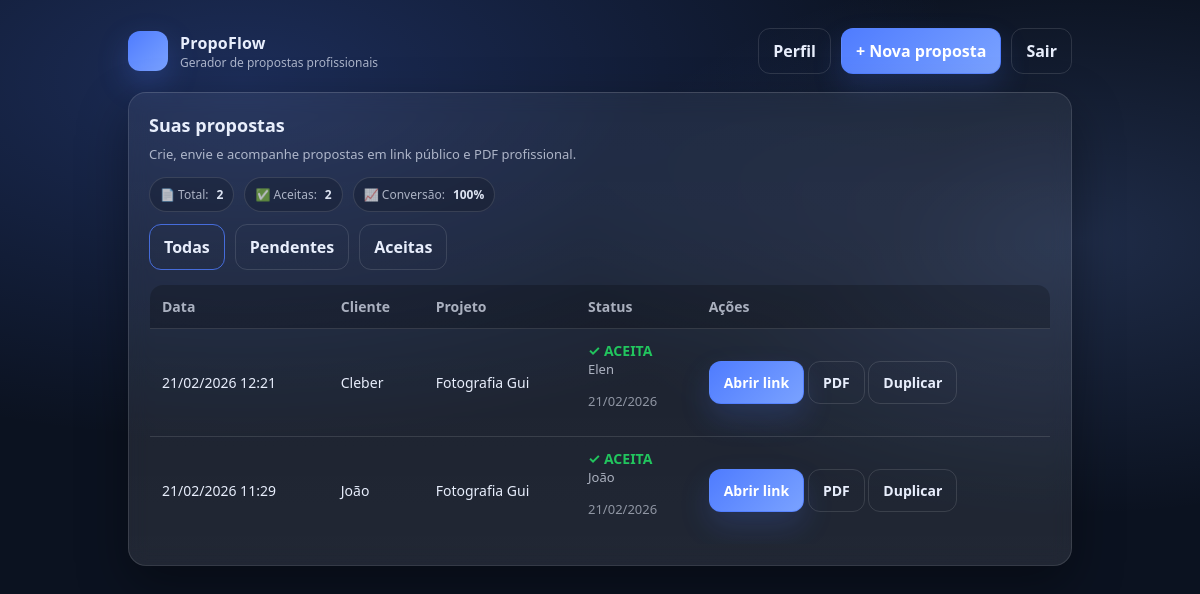
The app's page /dashboard (signed in) with its own data.
### models.py (models this page shows)
class Proposal(Base):
    __tablename__ = "proposals"
    id = Column(Integer, primary_key=True, index=True)
    public_id = Column(String(16), unique=True, index=True, nullable=False, default=lambda: uuid.uuid4().hex[:12])
    client_name = Column(String(255), nullable=False)
    project_name = Column(String(255), nullable=False)
    description = Column(Text, nullable=False)
    price = Column(String(50), nullable=False)
    deadline = Column(String(100), nullable=False)
    created_at = Column(DateTime, default=datetime.utcnow)
    accepted_at = Column(DateTime, nullable=True)
    accepted_name = Column(String(255), nullable=True)
    accepted_email = Column(String(255), nullable=True)
    owner_id = Column(Integer, ForeignKey("users.id"), nullable=False)
    owner = relationship("User", back_populates="proposals")

### app.py (the view)
@app.get("/dashboard", response_class=HTMLResponse)
def dashboard(request: Request, status: str = "all", db: Session = Depends(get_db)):
    user = get_current_user(request, db)
    if not user:
        return RedirectResponse("/login", status_code=302)
    q = db.query(Proposal).filter(Proposal.owner_id == user.id)
    if status == "accepted":
        q = q.filter(Proposal.accepted_at.isnot(None))
    elif status == "pending":
        q = q.filter(Proposal.accepted_at.is_(None))
    proposals = q.order_by(Proposal.created_at.desc()).all()
    total = db.query(Proposal).filter(Proposal.owner_id == user.id).count()
    accepted = db.query(Proposal).filter(
        Proposal.owner_id == user.id,
        Proposal.accepted_at.isnot(None)
    ).count()
    rate = 0
    if total > 0:
        rate = round((accepted / total) * 100)
    return templates.TemplateResponse("dashboard.html", {
        "request": request,
        "user": user,
        "proposals": proposals,
        "total": total,
        "accepted": accepted,
        "rate": rate,
        "status": status
    })

### templates/dashboard.html (shortened to what this page needs)
<!doctype html>
<html>
<head>
  <link rel="stylesheet" href="/static/style.css">
</head>
<body>
  <div class="container">
    <div class="nav">
      <div class="brand">
        <div class="logo"></div>
        <div>
          <h1>PropoFlow</h1>
          <p>Gerador de propostas profissionais</p>
        </div>
      </div>
      <div class="actions">
        <a class="btn btn-ghost" href="/profile">Perfil</a>
        <a class="btn" href="/proposals/new">+ Nova proposta</a>
        <a class="btn btn-ghost" href="/logout">Sair</a>
      </div>
    </div>
    <div class="card">
      <h2 class="h2">Suas propostas</h2>
      <p class="small">Crie, envie e acompanhe propostas em link público e PDF profissional.</p>
      <div style="display:flex; gap:10px; flex-wrap:wrap; margin: 12px 0 12px;">
        <span class="pill">📄 Total: <b style="color: rgba(232,238,252,0.95);">{{ total }}</b></span>
        <span class="pill">✅ Aceitas: <b style="color: rgba(232,238,252,0.95);">{{ accepted }}</b></span>
        <span class="pill">📈 Conversão: <b style="color: rgba(232,238,252,0.95);">{{ rate }}%</b></span>
      </div>
      <div style="display:flex; gap:10px; flex-wrap:wrap; margin: 0 0 14px;">
        <a class="btn btn-ghost" href="/dashboard?status=all"
           style="{% if status == 'all' %}border-color: rgba(79,124,255,0.8);{% endif %}">
          Todas
        </a>
        <a class="btn btn-ghost" href="/dashboard?status=pending"
           style="{% if status == 'pending' %}border-color: rgba(79,124,255,0.8);{% endif %}">
          Pendentes
        </a>
        <a class="btn btn-ghost" href="/dashboard?status=accepted"
           style="{% if status == 'accepted' %}border-color: rgba(79,124,255,0.8);{% endif %}">
          Aceitas
        </a>
      </div>
      {% if proposals|length == 0 %}
        <p class="small">
          Nenhuma proposta encontrada neste filtro.
          <a href="/proposals/new">Criar nova proposta</a>.
        </p>
      {% else %}
        <table class="table">
          <tr>
            <th>Data</th>
            <th>Cliente</th>
            <th>Projeto</th>
            <th>Status</th>
            <th>Ações</th>
          </tr>
          {% for p in proposals %}
          <tr>
            <td>{{ p.created_at.strftime("%d/%m/%Y %H:%M") }}</td>
            <td>{{ p.client_name }}</td>
            <td>{{ p.project_name }}</td>
            <td>
              {% if p.accepted_at %}
                <span style="color:#22c55e; font-weight:700;">✓ ACEITA</span>
                <div class="small">{{ p.accepted_name }}</div>
                <div class="small" style="opacity:0.8;">{{ p.accepted_at.strftime("%d/%m/%Y") }}</div>
              {% else %}
                <span class="small">Pendente</span>
              {% endif %}
            </td>
            <td>
              <a class="btn" href="/p/{{ p.public_id }}">Abrir link</a>
              <a class="btn btn-ghost" href="/p/{{ p.public_id }}/pdf">PDF</a>
              <a class="btn btn-ghost" href="/proposals/{{ p.id }}/duplicate">Duplicar</a>
            </td>
          </tr>
          {% endfor %}
        </table>
      {% endif %}
    </div>
  </div>
</body>
</html>

### static/style.css (style rules this page uses)
:root { --bg: #0b1220; --card: rgba(255,255,255,0.06); --card2: rgba(255,255,255,0.09); --text: #e8eefc; --muted: rgba(232,238,252,0.7); --line: rgba(255,255,255,0.12); --primary: #4f7cff; --primary2: #7aa2ff; --danger: #ff5d5d; }
* { box-sizing: border-box; }
body { margin:0; font-family: ui-sans-serif, system-ui, -apple-system, Segoe UI, Roboto, Arial; background: radial-gradient(1200px 600px at 20% 10%, rgba(79,124,255,0.25), transparent 60%), radial-gradient(900px 500px at 90% 30%, rgba(122,162,255,0.18), transparent 55%), var(--bg); color: var(--text); min-height: 100vh; }
a { color: var(--primary2); text-decoration: none; }
.container { max-width: 980px; margin: 0 auto; padding: 28px 18px 60px; }
.nav { display:flex; align-items:center; justify-content:space-between; margin-bottom: 18px; }
.brand { display:flex; gap:12px; align-items:center; }
.logo { width:40px;height:40px;border-radius:12px; background: linear-gradient(135deg, var(--primary), var(--primary2)); box-shadow: 0 12px 30px rgba(79,124,255,0.25); }
.brand h1 { font-size: 16px; margin:0; letter-spacing: 0.2px; }
.brand p { margin:0; font-size: 12px; color: var(--muted); }
.card { background: linear-gradient(180deg, var(--card), var(--card2)); border: 1px solid var(--line); border-radius: 18px; padding: 20px; box-shadow: 0 20px 50px rgba(0,0,0,0.35); backdrop-filter: blur(10px); }
.h2 { font-size: 18px; margin: 0 0 8px; }
.small { color: var(--muted); font-size: 13px; margin: 0 0 14px; }
.btn { display:inline-flex; align-items:center; justify-content:center; gap:8px; padding: 11px 14px; border-radius: 12px; border: 1px solid rgba(79,124,255,0.55); background: linear-gradient(135deg, var(--primary), var(--primary2)); color: white; font-weight: 600; cursor:pointer; box-shadow: 0 14px 30px rgba(79,124,255,0.18); }
.btn-ghost { background: transparent; border: 1px solid var(--line); color: var(--text); box-shadow: none; }
.table { width:100%; border-collapse: collapse; overflow:hidden; border-radius: 14px; border: 1px solid var(--line); }
.table th, .table td { padding: 12px 12px; border-bottom: 1px solid var(--line); font-size: 14px; }
.table th { text-align:left; color: var(--muted); font-weight: 600; background: rgba(0,0,0,0.22); }
.actions { display:flex; gap:10px; align-items:center; }
.pill { display:inline-flex; gap:8px; align-items:center; padding: 8px 10px; border-radius: 999px; border: 1px solid var(--line); background: rgba(0,0,0,0.18); color: var(--muted); font-size: 12px; }

### records on screen
Proposal: created_at "21/02/2026 12:21", client_name "Cleber", project_name "Fotografia Gui", accepted_name "Elen", accepted_at "21/02/2026"
Proposal: created_at "21/02/2026 11:29", client_name "João", project_name "Fotografia Gui", accepted_name "João", accepted_at "21/02/2026"

### other values on screen
{{ total }} "2"
{{ accepted }} "2"
{{ rate }} "100"
